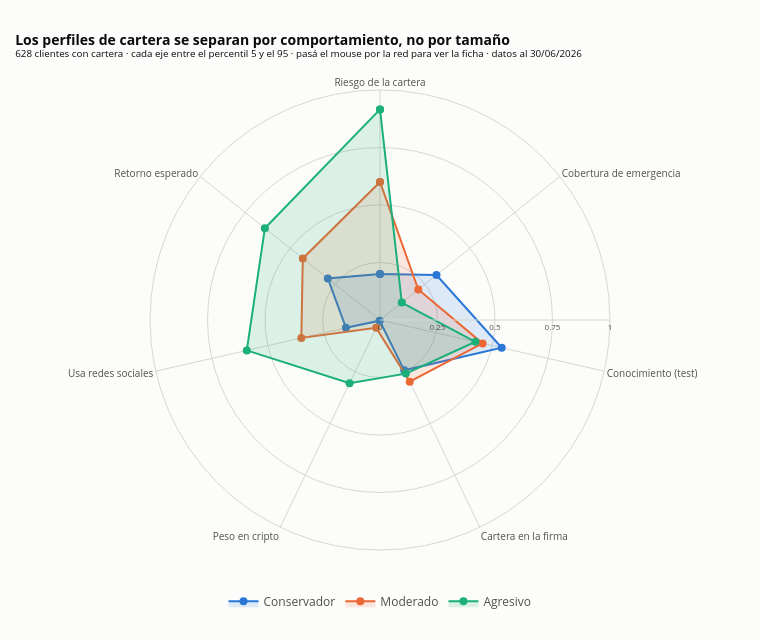

Notebook source saved alongside this figure:
### Code cell
# Radar de los tres perfiles reales

base_radar = comparables.assign(
    retorno_esperado=comparables["retorno_esperado_anual"].map(PISO_DEL_RANGO),
    usa_redes=(comparables["fuente_informacion"] == "Redes sociales").astype(float),
    perfil=comparables["perfil_real"].astype(str),
)

promedios_radar, crudos_radar = datos_radar(base_radar, "perfil", ETIQUETAS_PERFIL)

figura_radar = radar_plotly(
    promedios_radar,
    COLOR_PERFIL,
    titulo="Los perfiles de cartera se separan por comportamiento, no por tamaño",
    subtitulo=f"{len(base_radar)} clientes con cartera · cada eje entre el "
    "percentil 5 y el 95 · pasá el mouse por la red para ver la ficha · datos al "
    "30/06/2026",
    crudos=crudos_radar,
    conteos=base_radar["perfil"].value_counts(),
)
figura_radar.show()

### Figure 1 — Plotly figure (JSON) as saved in the notebook; plotly's stock layout.template omitted (floating-point values rounded to 4 significant figures)
{"data": [{"fill": "toself", "fillcolor": "rgba(42, 120, 214, 0.15)", "hoverlabel": {"align": "left", "bgcolor": "white", "font": {"color": "#0b0b0b", "size": 12}}, "hovertemplate": "%{text}<extra></extra>", "legendgroup": "Conservador", "line": {"color": "#2a78d6", "width": 2}, "marker": {"color": "#2a78d6", "size": 8}, "mode": "lines+markers", "name": "Conservador", "r": [0.1997, 0.2902, 0.1518, 0.003538, 0.2429, 0.5428, 0.314, 0.1997], "text": ["<b>Conservador</b> · 336 clientes<br>Riesgo de la cartera: 1,66 (escala 1-5)<br>Retorno esperado: 8,7 % anual<br>Usa redes sociales: 15 % del grupo<br>Peso en cripto: 0,1 % de la cartera<br>Cartera media en la firma: USD 18.015<br>Conocimiento (test): 4,8 de 10<br>Cobertura de emergencia: 3,5 meses<br><i>vértice: Riesgo de la cartera</i>", "<b>Conservador</b> · 336 clientes<br>Riesgo de la cartera: 1,66 (escala 1-5)<br>Retorno esperado: 8,7 % anual<br>Usa redes sociales: 15 % del grupo<br>Peso en cripto: 0,1 % de la cartera<br>Cartera media en la firma: USD 18.015<br>Conocimiento (test): 4,8 de 10<br>Cobertura de emergencia: 3,5 meses<br><i>vértice: Retorno esperado</i>", "<b>Conservador</b> · 336 clientes<br>Riesgo de la cartera: 1,66 (escala 1-5)<br>Retorno esperado: 8,7 % anual<br>Usa redes sociales: 15 % del grupo<br>Peso en cripto: 0,1 % de la cartera<br>Cartera media en la firma: USD 18.015<br>Conocimiento (test): 4,8 de 10<br>Cobertura de emergencia: 3,5 meses<br><i>vértice: Usa redes sociales</i>", "<b>Conservador</b> · 336 clientes<br>Riesgo de la cartera: 1,66 (escala 1-5)<br>Retorno esperado: 8,7 % anual<br>Usa redes sociales: 15 % del grupo<br>Peso en cripto: 0,1 % de la cartera<br>Cartera media en la firma: USD 18.015<br>Conocimiento (test): 4,8 de 10<br>Cobertura de emergencia: 3,5 meses<br><i>vértice: Peso en cripto</i>", "<b>Conservador</b> · 336 clientes<br>Riesgo de la cartera: 1,66 (escala 1-5)<br>Retorno esperado: 8,7 % anual<br>Usa redes sociales: 15 % del grupo<br>Peso en cripto: 0,1 % de la cartera<br>Cartera media en la firma: USD 18.015<br>Conocimiento (test): 4,8 de 10<br>Cobertura de emergencia: 3,5 meses<br><i>vértice: Cartera en la firma</i>", "<b>Conservador</b> · 336 clientes<br>Riesgo de la cartera: 1,66 (escala 1-5)<br>Retorno esperado: 8,7 % anual<br>Usa redes sociales: 15 % del grupo<br>Peso en cripto: 0,1 % de la cartera<br>Cartera media en la firma: USD 18.015<br>Conocimiento (test): 4,8 de 10<br>Cobertura de emergencia: 3,5 meses<br><i>vértice: Conocimiento (test)</i>", "<b>Conservador</b> · 336 clientes<br>Riesgo de la cartera: 1,66 (escala 1-5)<br>Retorno esperado: 8,7 % anual<br>Usa redes sociales: 15 % del grupo<br>Peso en cripto: 0,1 % de la cartera<br>Cartera media en la firma: USD 18.015<br>Conocimiento (test): 4,8 de 10<br>Cobertura de emergencia: 3,5 meses<br><i>vértice: Cobertura de emergencia</i>", "<b>Conservador</b> · 336 clientes<br>Riesgo de la cartera: 1,66 (escala 1-5)<br>Retorno esperado: 8,7 % anual<br>Usa redes sociales: 15 % del grupo<br>Peso en cripto: 0,1 % de la cartera<br>Cartera media en la firma: USD 18.015<br>Conocimiento (test): 4,8 de 10<br>Cobertura de emergencia: 3,5 meses<br><i>vértice: Riesgo de la cartera</i>"], "theta": [0.0, 51.43, 102.9, 154.3, 205.7, 257.1, 308.6, 0.0], "type": "scatterpolar"}, {"hoverlabel": {"align": "left", "bgcolor": "white", "bordercolor": "#2a78d6", "font": {"color": "#0b0b0b", "size": 12}}, "hovertemplate": "<b>Conservador</b> · 336 clientes<br>Riesgo de la cartera: 1,66 (escala 1-5)<br>Retorno esperado: 8,7 % anual<br>Usa redes sociales: 15 % del grupo<br>Peso en cripto: 0,1 % de la cartera<br>Cartera media en la firma: USD 18.015<br>Conocimiento (test): 4,8 de 10<br>Cobertura de emergencia: 3,5 meses<extra></extra>", "legendgroup": "Conservador", "marker": {"color": "#2a78d6", "opacity": 0, "size": 14}, "mode": "markers", "r": [0.199, 0.2001, 0.2031, 0.2077, 0.2139, 0.2215, 0.2305, 0.2406, 0.2518, 0.2638, 0.2767, 0.2741, 0.2583, 0.2431, 0.2284, 0.2145, 0.2013, 0.1892, 0.1783, 0.1689, 0.1611, 0.1554, 0.1393, 0.1269, 0.1144, 0.1019, 0.08947, 0.07701, 0.06455, 0.0521, 0.03966, 0.02723, 0.01489, 0.02241, 0.04239, 0.06242, 0.08247, 0.1025, 0.1226, 0.1426, 0.1627, 0.1828, 0.2028, 0.2229, 0.2534, 0.2683, 0.2871, 0.309, 0.3335, 0.3599, 0.3879, 0.4172, 0.4475, 0.4786, 0.5104, 0.5143, 0.4867, 0.4601, 0.4349, 0.4111, 0.3891, 0.3693, 0.3518, 0.3372, 0.3259, 0.318, 0.2985, 0.2836, 0.2695, 0.2562, 0.2439, 0.2327, 0.2229, 0.2146, 0.208, 0.2032, 0.2004], "showlegend": false, "theta": [5.451, 10.89, 16.22, 21.35, 26.23, 30.8, 35.04, 38.94, 42.51, 45.77, 48.73, 53.5, 55.82, 58.44, 61.4, 64.76, 68.57, 72.89, 77.77, 83.23, 89.29, 95.87, 103.0, 103.1, 103.2, 103.4, 103.6, 103.9, 104.3, 104.9, 105.9, 107.7, 112.7, 199.2, 202.6, 203.8, 204.4, 204.8, 205.1, 205.3, 205.4, 205.5, 205.6, 205.7, 213.7, 221.0, 227.4, 233.0, 237.7, 241.8, 245.4, 248.4, 251.1, 253.4, 255.4, 259.4, 262.0, 264.8, 268.0, 271.6, 275.5, 280.0, 284.9, 290.2, 296.0, 302.2, 311.1, 313.8, 316.9, 320.3, 324.0, 328.2, 332.7, 337.6, 342.8, 348.4, 354.1], "type": "scatterpolar"}, {"fill": "toself", "fillcolor": "rgba(235, 104, 52, 0.15)", "hoverlabel": {"align": "left", "bgcolor": "white", "font": {"color": "#0b0b0b", "size": 12}}, "hovertemplate": "%{text}<extra></extra>", "legendgroup": "Moderado", "line": {"color": "#eb6834", "width": 2}, "marker": {"color": "#eb6834", "size": 8}, "mode": "lines+markers", "name": "Moderado", "r": [0.6003, 0.4293, 0.3508, 0.03799, 0.2978, 0.4574, 0.2128, 0.6003], "text": ["<b>Moderado</b> · 191 clientes<br>Riesgo de la cartera: 2,97 (escala 1-5)<br>Retorno esperado: 12,9 % anual<br>Usa redes sociales: 35 % del grupo<br>Peso en cripto: 0,9 % de la cartera<br>Cartera media en la firma: USD 22.665<br>Conocimiento (test): 4,2 de 10<br>Cobertura de emergencia: 2,4 meses<br><i>vértice: Riesgo de la cartera</i>", "<b>Moderado</b> · 191 clientes<br>Riesgo de la cartera: 2,97 (escala 1-5)<br>Retorno esperado: 12,9 % anual<br>Usa redes sociales: 35 % del grupo<br>Peso en cripto: 0,9 % de la cartera<br>Cartera media en la firma: USD 22.665<br>Conocimiento (test): 4,2 de 10<br>Cobertura de emergencia: 2,4 meses<br><i>vértice: Retorno esperado</i>", "<b>Moderado</b> · 191 clientes<br>Riesgo de la cartera: 2,97 (escala 1-5)<br>Retorno esperado: 12,9 % anual<br>Usa redes sociales: 35 % del grupo<br>Peso en cripto: 0,9 % de la cartera<br>Cartera media en la firma: USD 22.665<br>Conocimiento (test): 4,2 de 10<br>Cobertura de emergencia: 2,4 meses<br><i>vértice: Usa redes sociales</i>", "<b>Moderado</b> · 191 clientes<br>Riesgo de la cartera: 2,97 (escala 1-5)<br>Retorno esperado: 12,9 % anual<br>Usa redes sociales: 35 % del grupo<br>Peso en cripto: 0,9 % de la cartera<br>Cartera media en la firma: USD 22.665<br>Conocimiento (test): 4,2 de 10<br>Cobertura de emergencia: 2,4 meses<br><i>vértice: Peso en cripto</i>", "<b>Moderado</b> · 191 clientes<br>Riesgo de la cartera: 2,97 (escala 1-5)<br>Retorno esperado: 12,9 % anual<br>Usa redes sociales: 35 % del grupo<br>Peso en cripto: 0,9 % de la cartera<br>Cartera media en la firma: USD 22.665<br>Conocimiento (test): 4,2 de 10<br>Cobertura de emergencia: 2,4 meses<br><i>vértice: Cartera en la firma</i>", "<b>Moderado</b> · 191 clientes<br>Riesgo de la cartera: 2,97 (escala 1-5)<br>Retorno esperado: 12,9 % anual<br>Usa redes sociales: 35 % del grupo<br>Peso en cripto: 0,9 % de la cartera<br>Cartera media en la firma: USD 22.665<br>Conocimiento (test): 4,2 de 10<br>Cobertura de emergencia: 2,4 meses<br><i>vértice: Conocimiento (test)</i>", "<b>Moderado</b> · 191 clientes<br>Riesgo de la cartera: 2,97 (escala 1-5)<br>Retorno esperado: 12,9 % anual<br>Usa redes sociales: 35 % del grupo<br>Peso en cripto: 0,9 % de la cartera<br>Cartera media en la firma: USD 22.665<br>Conocimiento (test): 4,2 de 10<br>Cobertura de emergencia: 2,4 meses<br><i>vértice: Cobertura de emergencia</i>", "<b>Moderado</b> · 191 clientes<br>Riesgo de la cartera: 2,97 (escala 1-5)<br>Retorno esperado: 12,9 % anual<br>Usa redes sociales: 35 % del grupo<br>Peso en cripto: 0,9 % de la cartera<br>Cartera media en la firma: USD 22.665<br>Conocimiento (test): 4,2 de 10<br>Cobertura de emergencia: 2,4 meses<br><i>vértice: Riesgo de la cartera</i>"], "theta": [0.0, 51.43, 102.9, 154.3, 205.7, 257.1, 308.6, 0.0], "type": "scatterpolar"}, {"hoverlabel": {"align": "left", "bgcolor": "white", "bordercolor": "#eb6834", "font": {"color": "#0b0b0b", "size": 12}}, "hovertemplate": "<b>Moderado</b> · 191 clientes<br>Riesgo de la cartera: 2,97 (escala 1-5)<br>Retorno esperado: 12,9 % anual<br>Usa redes sociales: 35 % del grupo<br>Peso en cripto: 0,9 % de la cartera<br>Cartera media en la firma: USD 22.665<br>Conocimiento (test): 4,2 de 10<br>Cobertura de emergencia: 2,4 meses<extra></extra>", "legendgroup": "Moderado", "marker": {"color": "#eb6834", "opacity": 0, "size": 14}, "mode": "markers", "r": [0.5733, 0.5477, 0.5239, 0.5021, 0.4824, 0.4653, 0.451, 0.4397, 0.4318, 0.4274, 0.4265, 0.4124, 0.3969, 0.3829, 0.3706, 0.3602, 0.3518, 0.3457, 0.3419, 0.3405, 0.3415, 0.345, 0.3235, 0.2963, 0.2691, 0.242, 0.2149, 0.1878, 0.1609, 0.1342, 0.1078, 0.08203, 0.05776, 0.05391, 0.07366, 0.09487, 0.1168, 0.139, 0.1614, 0.184, 0.2067, 0.2294, 0.2522, 0.275, 0.2983, 0.3017, 0.3079, 0.3169, 0.3283, 0.342, 0.3576, 0.375, 0.3938, 0.414, 0.4352, 0.4306, 0.4043, 0.3785, 0.3536, 0.3295, 0.3066, 0.285, 0.2652, 0.2476, 0.2326, 0.2208, 0.2296, 0.2521, 0.279, 0.3091, 0.3416, 0.3758, 0.4113, 0.4479, 0.4852, 0.5231, 0.5615], "showlegend": false, "theta": [2.797, 5.862, 9.216, 12.88, 16.85, 21.14, 25.73, 30.59, 35.66, 40.88, 46.17, 54.61, 58.04, 61.75, 65.71, 69.93, 74.37, 78.99, 83.76, 88.59, 93.43, 98.21, 103.3, 103.8, 104.4, 105.2, 106.2, 107.4, 109.0, 111.3, 114.8, 120.4, 131.0, 175.4, 186.1, 192.1, 196.0, 198.6, 200.4, 201.9, 203.0, 203.9, 204.6, 205.2, 211.4, 217.1, 222.6, 227.8, 232.7, 237.2, 241.4, 245.2, 248.6, 251.8, 254.6, 259.0, 261.1, 263.5, 266.2, 269.3, 272.9, 277.0, 281.9, 287.4, 293.7, 300.8, 318.4, 326.6, 333.4, 339.0, 343.5, 347.2, 350.3, 352.9, 355.1, 357.0, 358.6], "type": "scatterpolar"}, {"fill": "toself", "fillcolor": "rgba(27, 175, 122, 0.15)", "hoverlabel": {"align": "left", "bgcolor": "white", "font": {"color": "#0b0b0b", "size": 12}}, "hovertemplate": "%{text}<extra></extra>", "legendgroup": "Agresivo", "line": {"color": "#1baf7a", "width": 2}, "marker": {"color": "#1baf7a", "size": 8}, "mode": "lines+markers", "name": "Agresivo", "r": [0.9156, 0.6403, 0.5941, 0.3051, 0.2588, 0.4257, 0.1212, 0.9156], "text": ["<b>Agresivo</b> · 101 clientes<br>Riesgo de la cartera: 4,15 (escala 1-5)<br>Retorno esperado: 19,2 % anual<br>Usa redes sociales: 59 % del grupo<br>Peso en cripto: 16,4 % de la cartera<br>Cartera media en la firma: USD 18.146<br>Conocimiento (test): 3,9 de 10<br>Cobertura de emergencia: 1,4 meses<br><i>vértice: Riesgo de la cartera</i>", "<b>Agresivo</b> · 101 clientes<br>Riesgo de la cartera: 4,15 (escala 1-5)<br>Retorno esperado: 19,2 % anual<br>Usa redes sociales: 59 % del grupo<br>Peso en cripto: 16,4 % de la cartera<br>Cartera media en la firma: USD 18.146<br>Conocimiento (test): 3,9 de 10<br>Cobertura de emergencia: 1,4 meses<br><i>vértice: Retorno esperado</i>", "<b>Agresivo</b> · 101 clientes<br>Riesgo de la cartera: 4,15 (escala 1-5)<br>Retorno esperado: 19,2 % anual<br>Usa redes sociales: 59 % del grupo<br>Peso en cripto: 16,4 % de la cartera<br>Cartera media en la firma: USD 18.146<br>Conocimiento (test): 3,9 de 10<br>Cobertura de emergencia: 1,4 meses<br><i>vértice: Usa redes sociales</i>", "<b>Agresivo</b> · 101 clientes<br>Riesgo de la cartera: 4,15 (escala 1-5)<br>Retorno esperado: 19,2 % anual<br>Usa redes sociales: 59 % del grupo<br>Peso en cripto: 16,4 % de la cartera<br>Cartera media en la firma: USD 18.146<br>Conocimiento (test): 3,9 de 10<br>Cobertura de emergencia: 1,4 meses<br><i>vértice: Peso en cripto</i>", "<b>Agresivo</b> · 101 clientes<br>Riesgo de la cartera: 4,15 (escala 1-5)<br>Retorno esperado: 19,2 % anual<br>Usa redes sociales: 59 % del grupo<br>Peso en cripto: 16,4 % de la cartera<br>Cartera media en la firma: USD 18.146<br>Conocimiento (test): 3,9 de 10<br>Cobertura de emergencia: 1,4 meses<br><i>vértice: Cartera en la firma</i>", "<b>Agresivo</b> · 101 clientes<br>Riesgo de la cartera: 4,15 (escala 1-5)<br>Retorno esperado: 19,2 % anual<br>Usa redes sociales: 59 % del grupo<br>Peso en cripto: 16,4 % de la cartera<br>Cartera media en la firma: USD 18.146<br>Conocimiento (test): 3,9 de 10<br>Cobertura de emergencia: 1,4 meses<br><i>vértice: Conocimiento (test)</i>", "<b>Agresivo</b> · 101 clientes<br>Riesgo de la cartera: 4,15 (escala 1-5)<br>Retorno esperado: 19,2 % anual<br>Usa redes sociales: 59 % del grupo<br>Peso en cripto: 16,4 % de la cartera<br>Cartera media en la firma: USD 18.146<br>Conocimiento (test): 3,9 de 10<br>Cobertura de emergencia: 1,4 meses<br><i>vértice: Cobertura de emergencia</i>", "<b>Agresivo</b> · 101 clientes<br>Riesgo de la cartera: 4,15 (escala 1-5)<br>Retorno esperado: 19,2 % anual<br>Usa redes sociales: 59 % del grupo<br>Peso en cripto: 16,4 % de la cartera<br>Cartera media en la firma: USD 18.146<br>Conocimiento (test): 3,9 de 10<br>Cobertura de emergencia: 1,4 meses<br><i>vértice: Riesgo de la cartera</i>"], "theta": [0.0, 51.43, 102.9, 154.3, 205.7, 257.1, 308.6, 0.0], "type": "scatterpolar"}, {"hoverlabel": {"align": "left", "bgcolor": "white", "bordercolor": "#1baf7a", "font": {"color": "#0b0b0b", "size": 12}}, "hovertemplate": "<b>Agresivo</b> · 101 clientes<br>Riesgo de la cartera: 4,15 (escala 1-5)<br>Retorno esperado: 19,2 % anual<br>Usa redes sociales: 59 % del grupo<br>Peso en cripto: 16,4 % de la cartera<br>Cartera media en la firma: USD 18.146<br>Conocimiento (test): 3,9 de 10<br>Cobertura de emergencia: 1,4 meses<extra></extra>", "legendgroup": "Agresivo", "marker": {"color": "#1baf7a", "opacity": 0, "size": 14}, "mode": "markers", "r": [0.8736, 0.8337, 0.7964, 0.762, 0.7308, 0.7034, 0.6802, 0.6617, 0.6481, 0.6399, 0.6373, 0.619, 0.6003, 0.5844, 0.5717, 0.5622, 0.5561, 0.5537, 0.5548, 0.5595, 0.5677, 0.5793, 0.5608, 0.5283, 0.4967, 0.4663, 0.4373, 0.4099, 0.3846, 0.3617, 0.3418, 0.3253, 0.313, 0.2936, 0.2832, 0.2739, 0.2659, 0.2593, 0.2542, 0.2508, 0.249, 0.2489, 0.2505, 0.2538, 0.2608, 0.2657, 0.2734, 0.2836, 0.296, 0.3104, 0.3266, 0.3442, 0.3631, 0.3831, 0.404, 0.3966, 0.3676, 0.339, 0.3106, 0.2826, 0.2551, 0.2282, 0.2024, 0.1779, 0.1555, 0.1361, 0.1695, 0.2296, 0.2943, 0.3612, 0.4292, 0.4979, 0.567, 0.6364, 0.706, 0.7758, 0.8456], "showlegend": false, "theta": [2.737, 5.743, 9.041, 12.65, 16.58, 20.84, 25.42, 30.29, 35.4, 40.68, 46.06, 55.01, 58.84, 62.89, 67.14, 71.56, 76.11, 80.73, 85.35, 89.93, 94.41, 98.73, 104.9, 107.2, 109.8, 112.7, 116.0, 119.8, 124.1, 128.9, 134.4, 140.5, 147.2, 157.6, 161.1, 164.9, 169.0, 173.3, 177.7, 182.4, 187.1, 191.8, 196.6, 201.2, 211.8, 217.8, 223.4, 228.7, 233.6, 238.1, 242.2, 245.8, 249.1, 252.1, 254.8, 258.3, 259.6, 261.2, 263.0, 265.2, 267.8, 271.2, 275.3, 280.7, 287.7, 296.8, 329.2, 339.9, 346.0, 349.9, 352.6, 354.5, 356.0, 357.2, 358.1, 358.8, 359.5], "type": "scatterpolar"}], "layout": {"height": 640, "hoverdistance": 40, "hovermode": "closest", "legend": {"font": {"color": "#52514e"}, "orientation": "h", "x": 0.5, "xanchor": "center", "y": -0.08}, "margin": {"b": 90, "l": 90, "r": 90, "t": 90}, "paper_bgcolor": "#fcfcfb", "polar": {"angularaxis": {"direction": "counterclockwise", "gridcolor": "#d8d7d2", "linecolor": "#d8d7d2", "rotation": 90, "tickfont": {"color": "#52514e", "size": 10}, "tickmode": "array", "ticktext": ["Riesgo de la cartera", "Retorno esperado", "Usa redes sociales", "Peso en cripto", "Cartera en la firma", "Conocimiento (test)", "Cobertura de emergencia"], "tickvals": [0.0, 51.43, 102.9, 154.3, 205.7, 257.1, 308.6]}, "bgcolor": "#fcfcfb", "radialaxis": {"gridcolor": "#d8d7d2", "linecolor": "#d8d7d2", "range": [0, 1], "tickfont": {"color": "#52514e", "size": 8}, "tickvals": [0, 0.25, 0.5, 0.75, 1], "visible": true}}, "showlegend": true, "title": {"font": {"color": "#0b0b0b", "size": 14}, "text": "<b>Los perfiles de cartera se separan por comportamiento, no por tamaño</b><br><sup>628 clientes con cartera · cada eje entre el percentil 5 y el 95 · pasá el mouse por la red para ver la ficha · datos al 30/06/2026</sup>", "x": 0.02}, "width": 760}}
